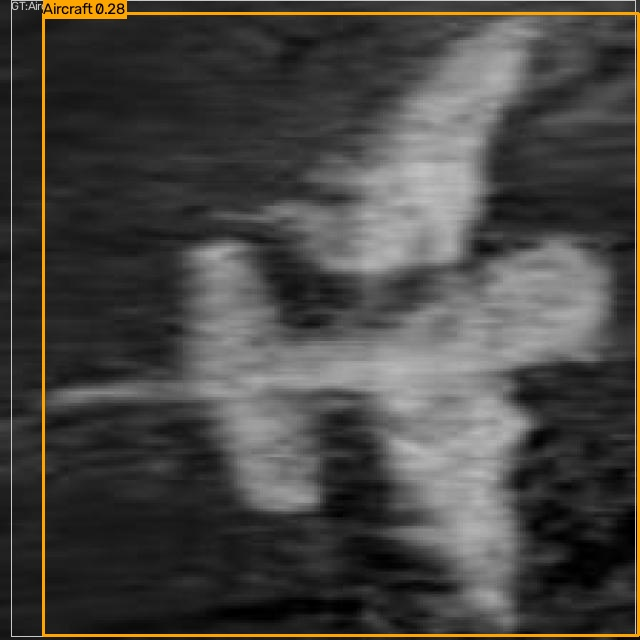
#> input picture experiments/model_evaluation/Aqua_Vision_Submission_Package/sample_predictions/pred_Aircraft_roboflow_aircraft_plane-008_png.rf.6ff9bba216c1315a8992d958ddb5359f.jpg, 640 x 640 px
$ python -i speckle_filter.py   (imports and definitions only)
#> lines starting #> are read from the running program, lines starting #| are printed output that depends on the picture
"""
speckle_filter.py
Speckle Noise Filtering Module for Side-Scan Sonar Imagery
Member 2: Computer Vision & Sonar Processing

Implements adaptive speckle filters specifically designed for coherent acoustic imagery:
1. Lee Speckle Filter (5x5 default)
2. Frost Speckle Filter (5x5 default)

Mathematical Foundations:
- Assumes a multiplicative speckle noise model: I = R * u, where I is observed intensity,
  R is true acoustic reflectance, and u is speckle noise with mean 1 and variance cu^2.
- Lee Filter uses local statistics (mean & variance) to compute an adaptive weight:
  WL = max(0, (var - cu^2 * mean^2) / (var + eps)), output = mean + WL * (I - mean).
- Frost Filter uses an adaptive exponential distance-damping kernel:
  m(i, j) = exp(-K * Ci * d(i, j)), where Ci = std/mean and d is Euclidean distance.

Key Features:
- Fully vectorized NumPy/OpenCV implementations for high throughput.
- Supports 2D grayscale and 3-channel RGB/BGR sonar imagery.
- Preserves false-color sonar colormaps via LAB luminance processing.
- Preserves 640x640 resolution, dimensions, and uint8 format.
- Independent of YOLO; strictly non-destructive.
"""

from typing import Tuple, Union, Optional
import cv2
import numpy as np


def validate_sonar_image(image: np.ndarray) -> np.ndarray:
    """Validate image array type, shape, and properties."""
    if not isinstance(image, np.ndarray):
        raise TypeError(f"Expected numpy.ndarray, got {type(image)}")
    if image.size == 0:
        raise ValueError("Input image array is empty.")
    if image.dtype != np.uint8:
        raise ValueError(f"Expected uint8 dtype, got {image.dtype}")
    if image.ndim not in (2, 3):
        raise ValueError(f"Expected 2D or 3D image, got shape {image.shape}")
    return image


def _lee_filter_2d(
    channel: np.ndarray,
    ksize: int = 5,
    cu: float = 0.25,
    eps: float = 1e-5,
) -> np.ndarray:
    """
    Core 2D Lee filter implementation using fast local box filters.
    """
    ch_float = channel.astype(np.float64)

    # Local mean and squared mean over window of size (ksize, ksize)
    mean = cv2.boxFilter(ch_float, -1, (ksize, ksize), borderType=cv2.BORDER_REFLECT)
    sqr_mean = cv2.boxFilter(ch_float**2, -1, (ksize, ksize), borderType=cv2.BORDER_REFLECT)

    # Local variance: Var(X) = E[X^2] - (E[X])^2
    var = np.maximum(sqr_mean - mean**2, 0.0)

    # Multiplicative noise variance estimate: sigma_u^2 * mean^2
    noise_var = (mean**2) * (cu**2)

    # Adaptive weighting factor WL in [0, 1]
    # WL -> 0 in homogeneous areas (smooth backscatter), WL -> 1 near sharp edges
    weight = np.clip((var - noise_var) / (var + eps), 0.0, 1.0)

    # Filtered response: R_hat = mean + WL * (I - mean)
    filtered = mean + weight * (ch_float - mean)
    return np.clip(filtered, 0, 255).astype(np.uint8)


# [41 lines left out: function _frost_filter_2d, not called in this run]


def apply_lee_filter(
    image: np.ndarray,
    ksize: int = 5,
    cu: float = 0.25,
    color_handling: str = "luminance",
) -> np.ndarray:
    """
    Apply the Lee Speckle Filter to a sonar image.

    Parameters:
    -----------
    image : np.ndarray
        Input sonar image (H, W) or (H, W, 3) of dtype uint8.
    ksize : int, default 5
        Window/kernel size. Must be an odd positive integer (typically 5 for 5x5).
    cu : float, default 0.25
        Estimated noise coefficient of variation (sigma_u / mean_u).
        For single-look/multi-look sonar imagery, typically 0.20 - 0.35.
    color_handling : str, default 'luminance'
        For 3-channel color images:
        - 'luminance': converts to LAB color space, filters only L channel, merges back.
                       Strictly preserves the acoustic false-color colormap.
        - 'channel_wise': filters each channel independently.

    Returns:
    --------
    np.ndarray : Lee filtered image matching input shape and uint8 dtype.
    """
    validate_sonar_image(image)
    if ksize % 2 == 0 or ksize < 1:
        raise ValueError(f"ksize must be a positive odd integer, got {ksize}")
    if cu <= 0:
        raise ValueError(f"Noise coefficient cu must be positive, got {cu}")

    # Grayscale image
    if image.ndim == 2:
        return _lee_filter_2d(image, ksize=ksize, cu=cu)

    # 3-Channel Color image
    mode = color_handling.lower().strip()
    if mode == "luminance":
        lab = cv2.cvtColor(image, cv2.COLOR_BGR2LAB)
        l, a, b = cv2.split(lab)
        l_filtered = _lee_filter_2d(l, ksize=ksize, cu=cu)
        return cv2.cvtColor(cv2.merge([l_filtered, a, b]), cv2.COLOR_LAB2BGR)
    elif mode == "channel_wise":
        chans = cv2.split(image)
        filtered_chans = [_lee_filter_2d(c, ksize=ksize, cu=cu) for c in chans]
        return cv2.merge(filtered_chans)
    else:
        raise ValueError(f"Unknown color_handling '{color_handling}'. Choose 'luminance' or 'channel_wise'.")


# [51 lines left out: function apply_frost_filter, not called in this run]


def apply_speckle_filter(
    image: np.ndarray,
    method: str = "lee",
    **kwargs,
) -> np.ndarray:
    """
    Unified entry point for sonar speckle filtering.
    """
    m = method.lower().strip()
    if m == "lee":
        return apply_lee_filter(image, **kwargs)
    elif m == "frost":
        return apply_frost_filter(image, **kwargs)
    else:
        raise ValueError(f"Unknown speckle filter '{method}'. Choose 'lee' or 'frost'.")

>>> import cv2
>>> picture = cv2.imread('../experiments/model_evaluation/Aqua_Vision_Submission_Package/sample_predictions/pred_Aircraft_roboflow_aircraft_plane-008_png.rf.6ff9bba216c1315a8992d958ddb5359f.jpg')
#> picture is the input picture: shape (640, 640, 3); mean B, G, R 66.7, 69.9, 71.7
>>> result = apply_speckle_filter(picture)
#> in apply_lee_filter, `lab = cv2.cvtColor(image, cv2.COLOR_BGR2LAB)`: lab: shape (640, 640, 3); mean of channels 0, 1, 2 73.5, 128.5, 129.8
#> in apply_lee_filter, `l, a, b = cv2.split(lab)`:
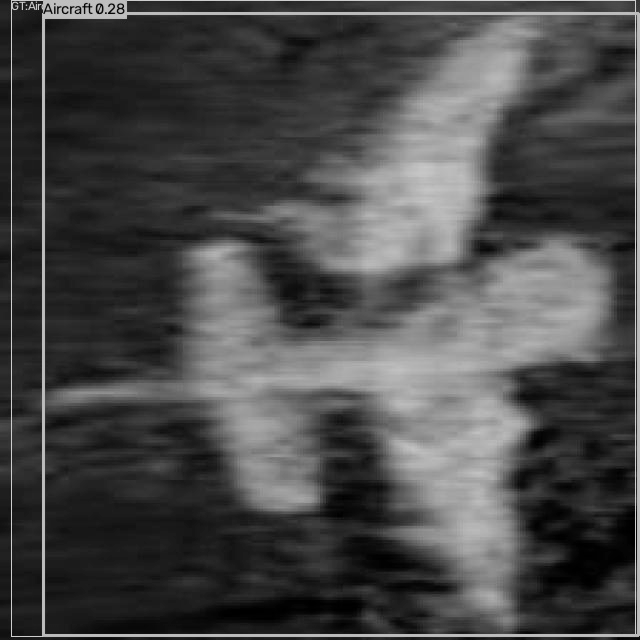
#> l: shape (640, 640); min 0, max 210, mean 73.5
#> in apply_lee_filter, `l, a, b = cv2.split(lab)`:
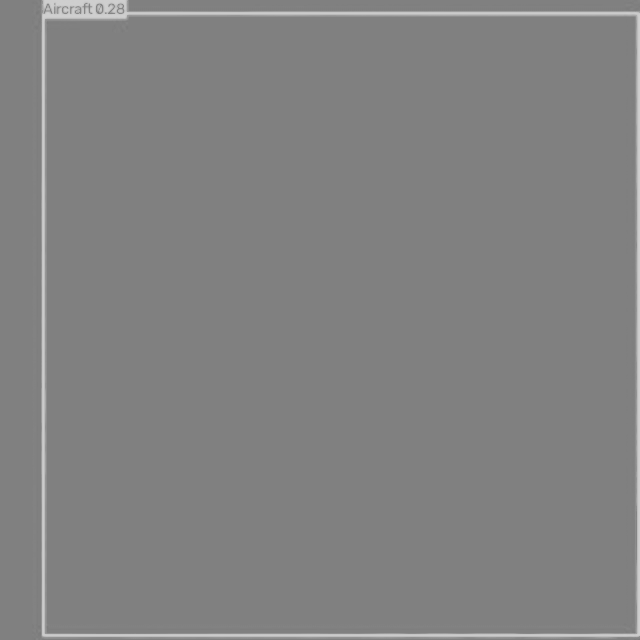
#> b: shape (640, 640); min 122, max 208, mean 129.8
#> in _lee_filter_2d, `mean = cv2.boxFilter(ch_float, -1, (ksize, ksize), borderType=cv2.BORD..`:
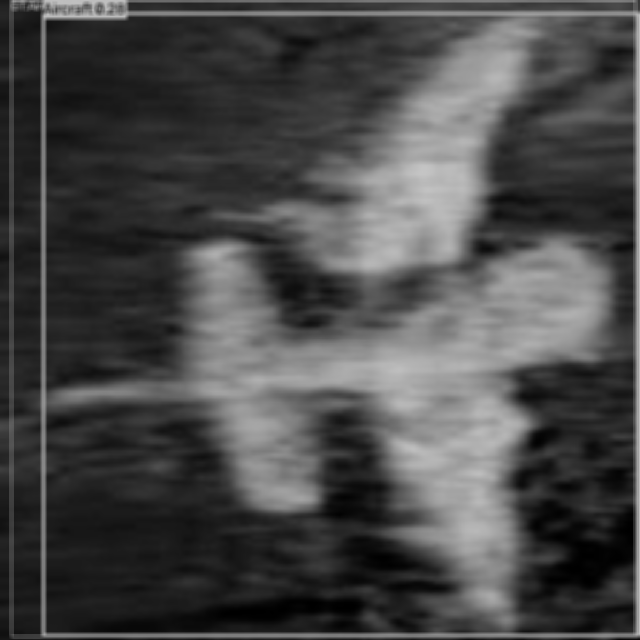
#> mean: shape (640, 640) float64; min 0, max 197, mean 73.5
#> in _lee_filter_2d, `sqr_mean = cv2.boxFilter(ch_float**2, -1, (ksize, ksize), borderType=c..`:
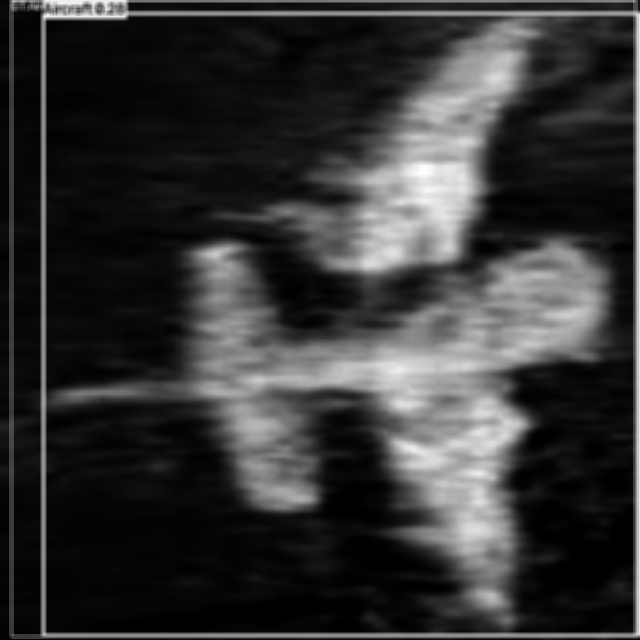
#> sqr_mean: shape (640, 640) float64; min 0, max 38825.5, mean 8131.6; drawn with min black and max white
#> in _lee_filter_2d, `var = np.maximum(sqr_mean - mean**2, 0.0)`:
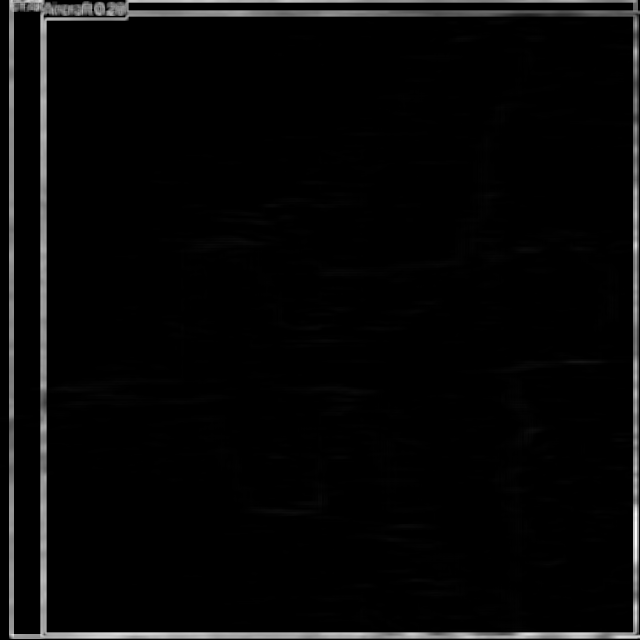
#> var: shape (640, 640) float64; min 0, max 8963.8, mean 271.6; drawn with min black and max white
#> in _lee_filter_2d, `noise_var = (mean**2) * (cu**2)`:
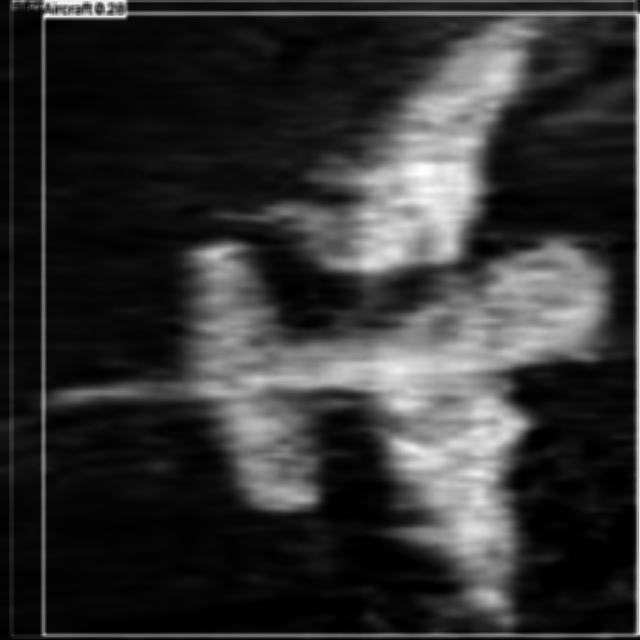
#> noise_var: shape (640, 640) float64; min 0, max 2426.5, mean 491.3; drawn with min black and max white
#> in _lee_filter_2d, `weight = np.clip((var - noise_var) / (var + eps), 0.0, 1.0)`:
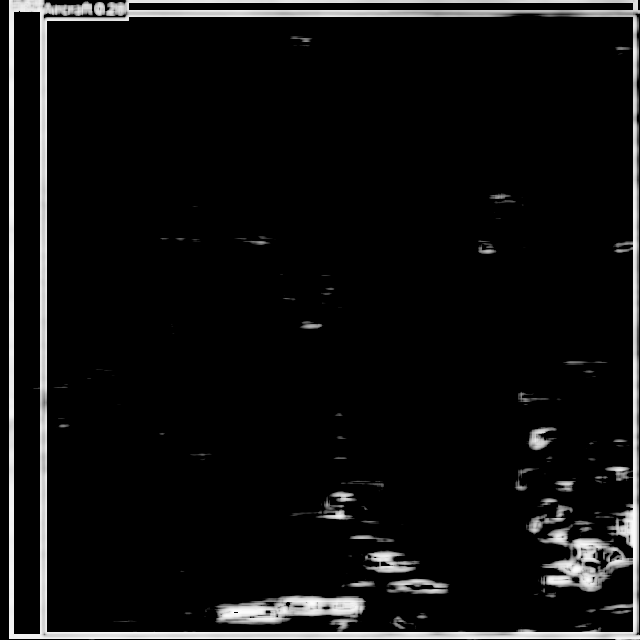
#> weight: shape (640, 640) float64; min 0, max 0.997, mean 0.063

$ run again, on experiments/model_evaluation/Aqua_Vision_Submission_Package/sample_predictions/pred_Fishing Gear_baycove_07_06_png_jpg.rf.5a2e74f04f707fe66f050a3b61fcd7c2.jpg
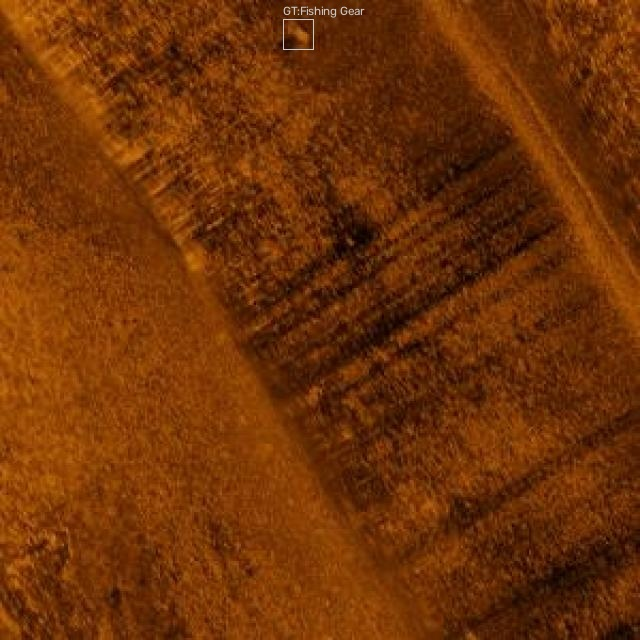
#> input picture experiments/model_evaluation/Aqua_Vision_Submission_Package/sample_predictions/pred_Fishing Gear_baycove_07_06_png_jpg.rf.5a2e74f04f707fe66f050a3b61fcd7c2.jpg, 640 x 640 px
#> picture is the input picture: shape (640, 640, 3); mean B, G, R 7.4, 49.9, 111.5
#> lab: shape (640, 640, 3); mean of channels 0, 1, 2 72.7, 152.7, 163.6
#> in _lee_filter_2d, `sqr_mean = cv2.boxFilter(ch_float**2, -1, (ksize, ksize), borderType=c..`:
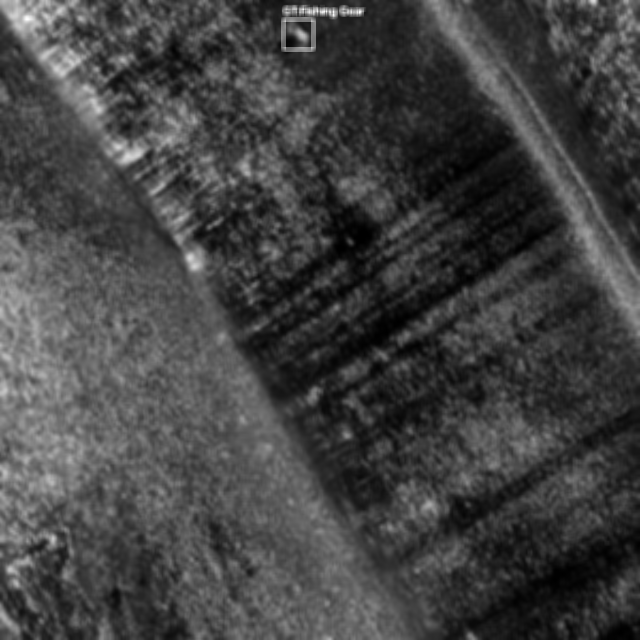
#> sqr_mean: shape (640, 640) float64; min 24.12, max 21870.6, mean 5755.9; drawn with min black and max white
#> in _lee_filter_2d, `weight = np.clip((var - noise_var) / (var + eps), 0.0, 1.0)`:
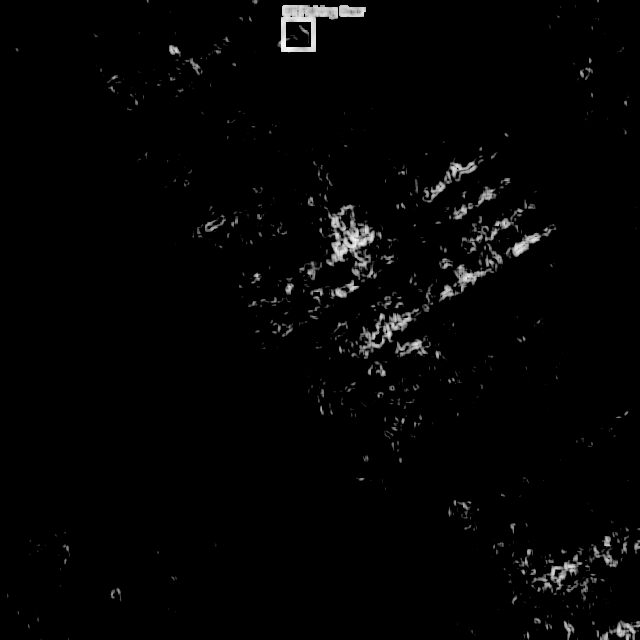
#> weight: shape (640, 640) float64; min 0, max 0.962, mean 0.017

$ run again, on experiments/model_evaluation/Aqua_Vision_Submission_Package/sample_predictions/pred_Fishing Gear_baycove_07_07_png_jpg.rf.4c2d86c1becfaf0c5471fca9f6e3dbfb.jpg
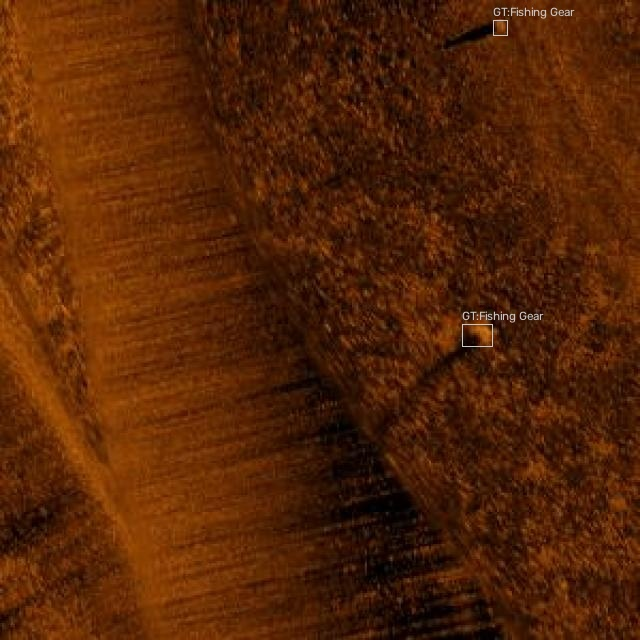
#> input picture experiments/model_evaluation/Aqua_Vision_Submission_Package/sample_predictions/pred_Fishing Gear_baycove_07_07_png_jpg.rf.4c2d86c1becfaf0c5471fca9f6e3dbfb.jpg, 640 x 640 px
#> picture is the input picture: shape (640, 640, 3); mean B, G, R 6.8, 36.1, 84.8
#> lab: shape (640, 640, 3); mean of channels 0, 1, 2 52.8, 148.4, 154.3
#> in _lee_filter_2d, `sqr_mean = cv2.boxFilter(ch_float**2, -1, (ksize, ksize), borderType=c..`:
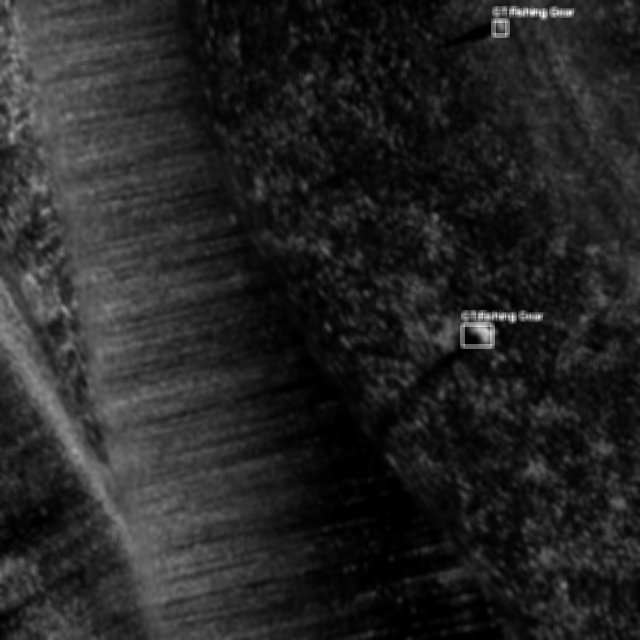
#> sqr_mean: shape (640, 640) float64; min 0.12, max 22591.8, mean 3336.6; drawn with min black and max white
#> in _lee_filter_2d, `weight = np.clip((var - noise_var) / (var + eps), 0.0, 1.0)`:
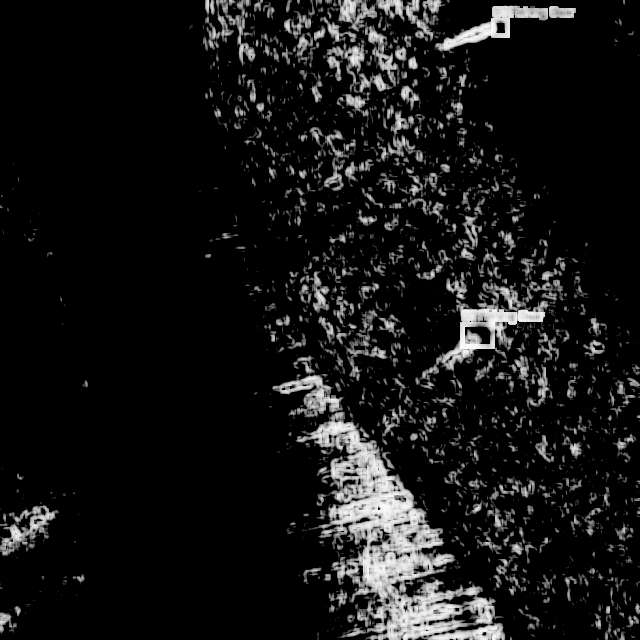
#> weight: shape (640, 640) float64; min 0, max 0.991, mean 0.0861
